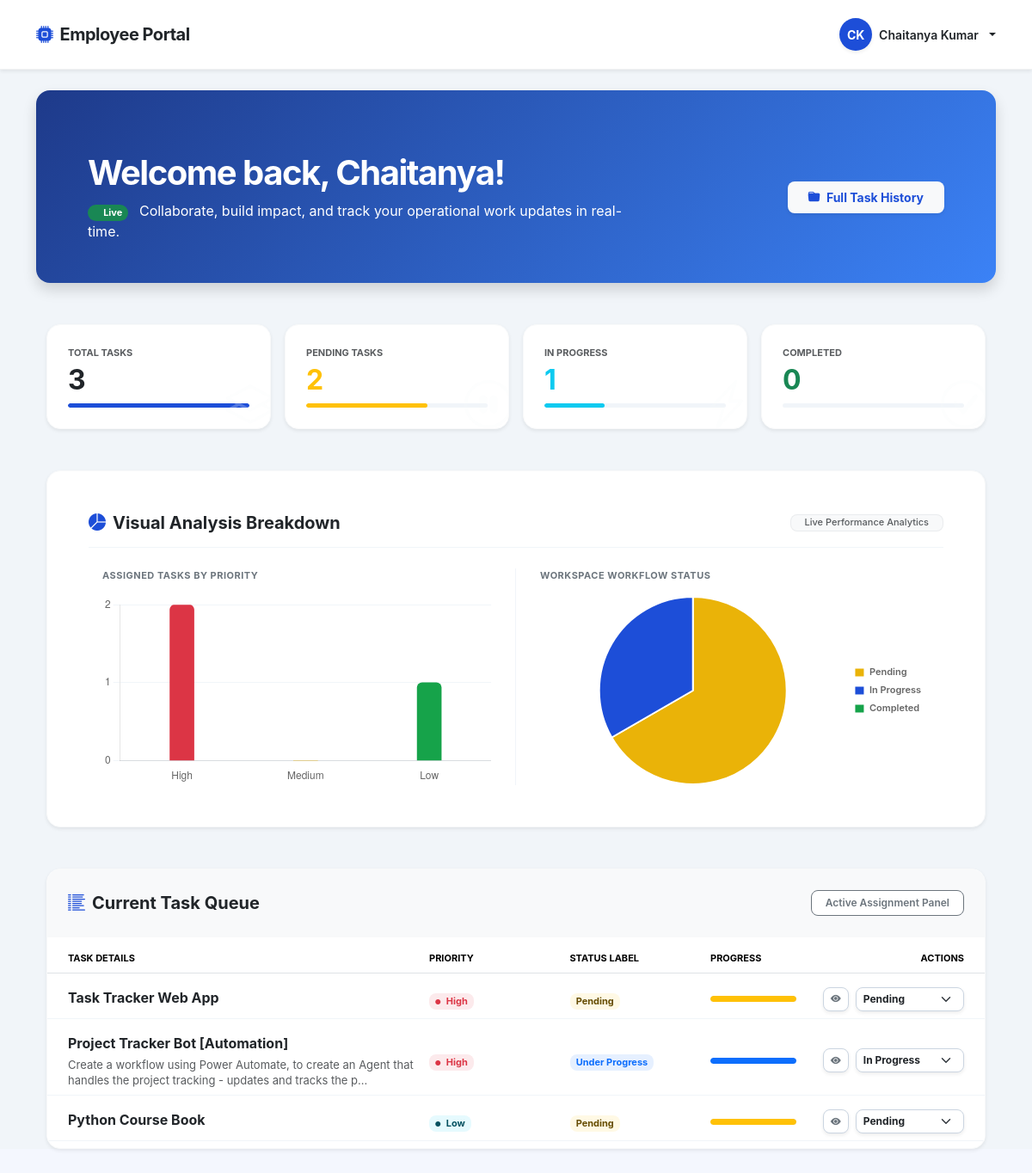
Before: /dashboard/ (signed in) with the older database file.
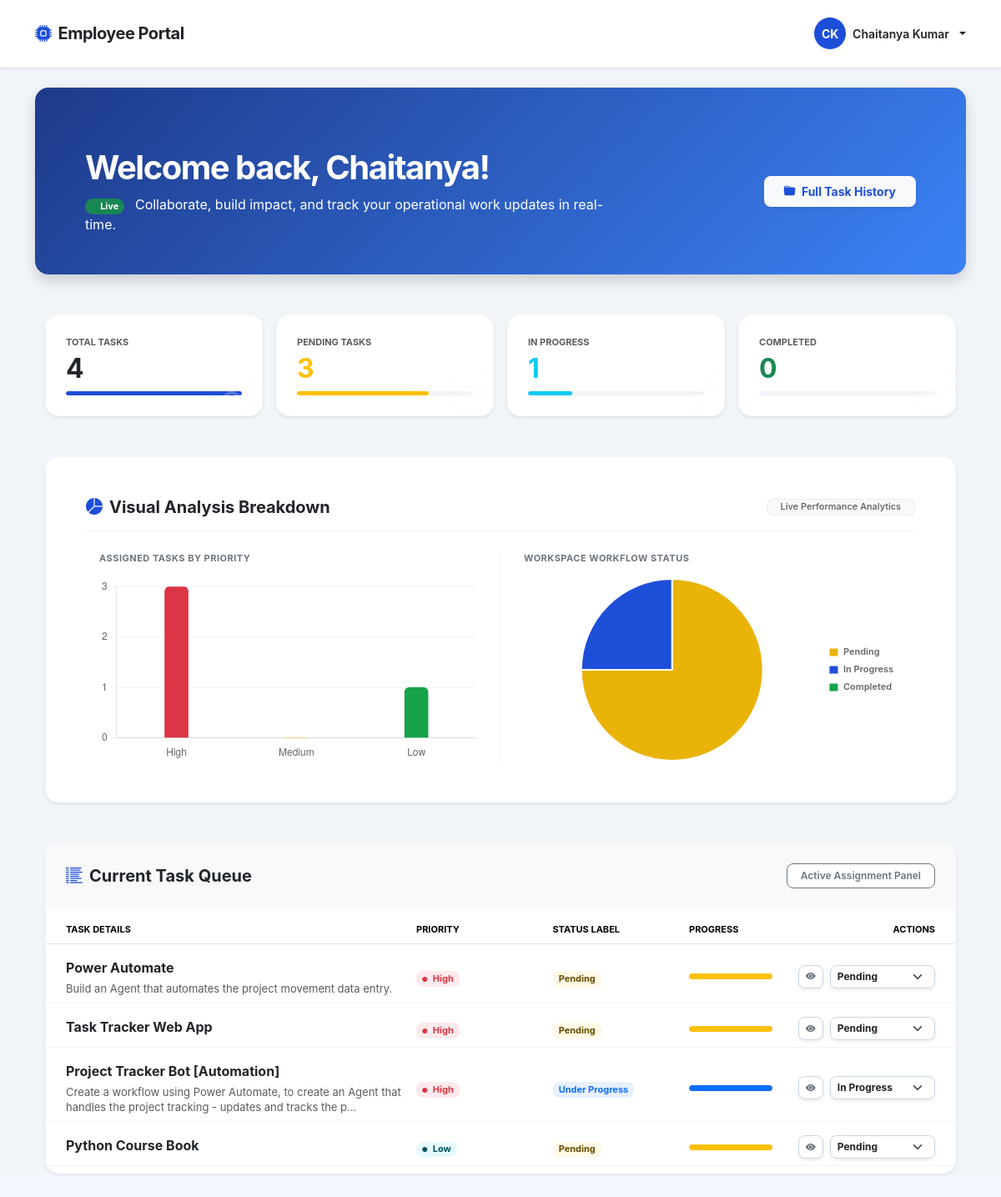
After: the same page with the newer database file.
### tracker_app/models.py (models this page shows, shortened)
class Task(models.Model):
    STATUS_CHOICES = [
        ('PENDING', 'Pending'),
        ('PROGRESSING', 'Under Progress'),
        ('COMPLETED', 'Completed'),
    ]
    PRIORITY_CHOICES = [
        ('1_HIGH', 'High'),
        ('2_MEDIUM', 'Medium'),
        ('3_LOW', 'Low'),
    ]
    title = models.CharField(max_length=255)
    description = models.TextField(blank=True, null=True)
    assigned_to = models.ForeignKey(User, on_delete=models.CASCADE, related_name='tasks')
    status = models.CharField(max_length=20, choices=STATUS_CHOICES, default='PENDING')
    priority = models.CharField(max_length=20, choices=PRIORITY_CHOICES, default='3_LOW')
    created_at = models.DateTimeField(auto_now_add=True)
    updated_at = models.DateTimeField(auto_now=True)
    class Meta:
        ordering = ['priority', '-created_at']

### tracker_app/views.py (the view)
# urls.py: path('dashboard/', views.employee_dashboard, name='employee_dashboard'),
def employee_dashboard(request):
    if not request.user.is_authenticated or request.user.is_staff:
        return redirect('employee_login')
    active_tasks = Task.objects.filter(assigned_to=request.user).exclude(status='COMPLETED')
    absolute_history = Task.objects.filter(assigned_to=request.user)
    pending_count = absolute_history.filter(status='PENDING').count()
    progress_count = absolute_history.filter(status='PROGRESSING').count()
    completed_count = absolute_history.filter(status='COMPLETED').count()
    context = {
        'tasks': active_tasks,
        'absolute_history': absolute_history,
        'stats': {
            'pending': pending_count,
            'progressing': progress_count,
            'completed': completed_count,
        }
    }
    return render(request, 'employee/dashboard.html', context)

### tracker_app/templates/employee/dashboard.html (shortened to what this page needs)
{% extends 'base.html' %}
{% block layout_container %}
<div class="container-fluid p-0 min-vh-100" style="background-color: #f1f5f9; font-family: 'Inter', sans-serif;">
    <nav class="navbar navbar-expand bg-white border-bottom border-secondary border-opacity-10 shadow-sm px-4 py-3 mb-5">
        <div class="container py-1">
            <span class="navbar-brand fw-bold text-dark d-flex align-items-center gap-2 m-0 fs-5" style="letter-spacing: -0.5px;">
                <i class="bi bi-cpu-fill text-primary animate-pulse" style="color: #1d4ed8 !important;"></i> Employee Portal
            </span>
            <div class="dropdown ms-auto">
                <button class="btn btn-link link-dark text-decoration-none d-flex align-items-center gap-2 p-0 dropdown-toggle border-0" type="button" id="userMenuButton" data-bs-toggle="dropdown" aria-expanded="false">
                    <span id="userAvatarNode" class="text-white fw-bold small rounded-circle d-flex align-items-center justify-content-center shadow-sm" style="width: 38px; height: 38px;"></span>
                    <span class="fw-semibold small text-dark d-none d-sm-inline">{{ request.user.first_name }} {{ request.user.last_name }}</span>
                </button>
            </div>
        </div>
    </nav>
    <div class="container px-3 px-md-4">
        <div class="row align-items-center g-4 mb-5 p-4 p-md-5 rounded-4 text-white shadow" style="background: linear-gradient(135deg, #1e3a8a 0%, #3b82f6 100%);">
            <div class="col-md-8 text-center text-md-start">
                <h1 class="display-6 fw-bold mb-2" style="letter-spacing: -1.5px; line-height: 1.2;">Welcome back, {{ request.user.first_name }}!</h1>
                <p class="fs-6 fw-normal opacity-90 mb-0">
                    <span class="badge bg-success rounded-pill px-2.5 py-1 me-2 small fw-bold" style="font-size: 11px;">Live</span>
                    Collaborate, build impact, and track your operational work updates in real-time.
                </p>
            </div>
            <div class="col-md-4 text-center text-md-end">
                <button class="btn btn-light btn-lg shadow-sm fw-bold px-4 py-2.5 rounded-3 border-0 transition-all text-primary" data-bs-toggle="modal" data-bs-target="#allTasksModal" style="font-size: 14px; color: #1d4ed8 !important;">
                    <i class="bi bi-folder-fill me-1"></i> Full Task History
                </button>
            </div>
        </div>
        <div class="row g-3 mb-5">
            <div class="col-6 col-lg-3">
                <div class="bg-white p-4 rounded-4 shadow-sm border position-relative overflow-hidden h-100 animate-fade-in border-light">
                    <span class="text-muted small d-block mb-1 fw-bold text-uppercase tracking-wider" style="font-size: 11px;">Total Tasks</span>
                    <h2 class="fw-bold mb-1 text-dark" id="metric-total" style="letter-spacing: -0.5px;">{{ absolute_history.count }}</h2>
                    <div class="progress rounded-pill mt-2" style="height: 5px; background-color: #f1f5f9;">
                        <div class="progress-bar rounded-pill" style="width: 100%; background-color: #1d4ed8;"></div>
                    </div>
                    <i class="bi bi-layers position-absolute text-light opacity-25" style="font-size: 3.5rem; right: -5px; bottom: -15px; pointer-events: none;"></i>
                </div>
            </div>
            <div class="col-6 col-lg-3">
                <div class="bg-white p-4 rounded-4 shadow-sm border position-relative overflow-hidden h-100 animate-fade-in border-light">
                    <span class="text-muted small d-block mb-1 fw-bold text-uppercase tracking-wider" style="font-size: 11px;">Pending Tasks</span>
                    <h2 class="fw-bold mb-1 text-warning" id="metric-pending" style="letter-spacing: -0.5px;">{{ stats.pending }}</h2>
                    <div class="progress rounded-pill mt-2" style="height: 5px; background-color: #f1f5f9;">
                        <div class="progress-bar bg-warning rounded-pill" style="width: calc(({{ stats.pending }} / {{ absolute_history.count|default:1 }}) * 100%)"></div>
                    </div>
                    <i class="bi bi-pause-circle position-absolute text-light opacity-25" style="font-size: 3.5rem; right: -5px; bottom: -15px; pointer-events: none;"></i>
                </div>
            </div>
            <div class="col-6 col-lg-3">
                <div class="bg-white p-4 rounded-4 shadow-sm border position-relative overflow-hidden h-100 animate-fade-in border-light">
                    <span class="text-muted small d-block mb-1 fw-bold text-uppercase tracking-wider" style="font-size: 11px;">In Progress</span>
                    <h2 class="fw-bold mb-1 text-info" id="metric-progressing" style="letter-spacing: -0.5px;">{{ stats.progressing }}</h2>
                    <div class="progress rounded-pill mt-2" style="height: 5px; background-color: #f1f5f9;">
                        <div class="progress-bar bg-info rounded-pill" style="width: calc(({{ stats.progressing }} / {{ absolute_history.count|default:1 }}) * 100%)"></div>
                    </div>
                    <i class="bi bi-lightning-charge position-absolute text-light opacity-25" style="font-size: 3.5rem; right: -5px; bottom: -15px; pointer-events: none;"></i>
                </div>
            </div>
            <div class="col-6 col-lg-3">
                <div class="bg-white p-4 rounded-4 shadow-sm border position-relative overflow-hidden h-100 animate-fade-in border-light">
                    <span class="text-muted small d-block mb-1 fw-bold text-uppercase tracking-wider" style="font-size: 11px;">Completed</span>
                    <h2 class="fw-bold mb-1 text-success" id="metric-completed" style="letter-spacing: -0.5px;">{{ stats.completed }}</h2>
                    <div class="progress rounded-pill mt-2" style="height: 5px; background-color: #f1f5f9;">
                    </div>
                    <i class="bi bi-check-circle position-absolute text-light opacity-25" style="font-size: 3.5rem; right: -5px; bottom: -15px; pointer-events: none;"></i>
                </div>
            </div>
        </div>
        <div class="bg-white p-4 p-md-5 rounded-4 shadow-sm border mb-5 animate-fade-in border-light">
            <div class="d-flex align-items-center justify-content-between mb-4 border-bottom pb-3" style="border-color: #f1f5f9 !important;">
                <h5 class="fw-bold text-dark mb-0 tracking-tight">
                    <i class="bi bi-pie-chart-fill me-2" style="color: #1d4ed8;"></i>Visual Analysis Breakdown
                </h5>
                <span class="badge bg-light text-muted border border-secondary border-opacity-10 px-3 py-1.5 rounded-3 fw-medium" style="font-size: 11px;">Live Performance Analytics</span>
            </div>
            <div class="row g-4 justify-content-center">
                <div class="col-12 col-md-6 border-end-md" style="border-color: #f1f5f9 !important;">
                    <div class="px-md-3">
                        <span class="text-secondary small d-block mb-3 fw-bold text-uppercase tracking-wider" style="font-size: 11px; letter-spacing: 0.5px;">Assigned Tasks by Priority</span>
                        <div class="d-flex justify-content-center align-items-center position-relative" style="height: 220px;">
                            <canvas id="taskPriorityBarChart"></canvas>
                        </div>
                    </div>
                </div>
                <div class="col-12 col-md-6">
                    <div class="px-md-3">
                        <span class="text-secondary small d-block mb-3 fw-bold text-uppercase tracking-wider" style="font-size: 11px; letter-spacing: 0.5px;">Workspace Workflow Status</span>
                        <div class="d-flex justify-content-center align-items-center position-relative" style="height: 220px;">
                            <canvas id="taskStatusPieChart"></canvas>
                        </div>
                    </div>
                </div>
            </div>
        </div>
        <div class="bg-white border shadow-sm rounded-4 mb-5 animate-fade-in border-light overflow-hidden">
            <div class="d-flex justify-content-between align-items-center p-4 bg-light border-bottom border-light">
                <h5 class="fw-bold text-dark mb-0 tracking-tight">
                    <i class="bi bi-list-columns-reverse me-2" style="color: #1d4ed8 !important;"></i>Current Task Queue
                </h5>
                <span class="badge bg-white text-secondary border border-secondary border-opacity-20 px-3 py-2 rounded-3 fw-semibold small">Active Assignment Panel</span>
            </div>
            <div class="table-responsive">
                <table class="table align-middle mb-0" id="activeTasksTable" style="border-collapse: separate; border-spacing: 0 8px;">
                    <thead>
                        <tr class="text-secondary small text-uppercase fw-bold tracking-wider" style="font-size: 11px; background-color: #f8fafc;">
                            <th class="ps-4 py-3.5" style="width: 40%;">Task Details</th>
                            <th class="py-3.5" style="width: 15%;">Priority</th>
                            <th class="py-3.5" style="width: 15%;">Status Label</th>
                            <th class="py-3.5" style="width: 12%;">Progress</th>
                            <th class="text-end pe-4 py-3.5" style="width: 18%;">Actions</th>
                        </tr>
                    </thead>
                    <tbody id="activeTaskTableBody" class="bg-white">
                        {% if tasks %}
                            {% for task in tasks %}
                            <tr class="id-task-wrapper-node transition-table-row border-bottom" id="task-card-{{ task.id }}" style="border-color: #f1f5f9 !important;">
                                <td class="ps-4 py-3.5">
                                    <div class="d-flex flex-column text-wrap">
                                        <span class="fw-bold text-dark mb-1 fs-6 tracking-tight">{{ task.title }}</span>
                                        <small class="text-muted text-wrap description-box-style" style="font-size: 13px; max-width: 440px; line-height: 1.4;">{{ task.description|truncatechars:120 }}</small>
                                    </div>
                                </td>
                                <td class="py-3.5">
                                    <span class="badge {% if task.priority == '1_HIGH' %}bg-danger bg-opacity-10 text-danger{% elif task.priority == '2_MEDIUM' %}bg-warning bg-opacity-10 text-warning-emphasis{% else %}bg-info bg-opacity-10 text-info-emphasis{% endif %} px-2.5 py-1.5 fw-bold rounded-3" style="font-size: 11px;">
                                        <i class="bi bi-circle-fill me-1" style="font-size: 6px; vertical-align: middle;"></i> {{ task.get_priority_display }}
                                    </span>
                                </td>
                                <td class="py-3.5">
                                    <span class="badge {% if task.status == 'PROGRESSING' %}bg-primary bg-opacity-10 text-primary animate-pulse{% else %}bg-warning bg-opacity-10 text-warning-emphasis{% endif %} px-2.5 py-1.5 fw-bold rounded-3 transition-status-badge" id="status-badge-{{ task.id }}" style="font-size: 11px;">
                                        {{ task.get_status_display }}
                                    </span>
                                </td>
                                <td class="py-3.5">
                                    <div style="max-width: 100px;">
                                        <div class="progress rounded-pill animate-fade-in" style="height: 7px; background-color: #e2e8f0;">
                                            <div id="status-bar-{{ task.id }}" class="progress-bar rounded-pill transition-bar-color w-100 {% if task.status == 'PROGRESSING' %}bg-primary{% else %}bg-warning{% endif %}" style="transition: background-color 0.4s ease;"></div>
                                        </div>
                                    </div>
                                </td>
                                <td class="text-end pe-4 py-3.5">
                                    <div class="d-flex gap-2 justify-content-end align-items-center">
                                        <button type="button" class="btn btn-light btn-sm border bg-white text-secondary rounded-3 px-2.5 py-1.5 fw-semibold shadow-sm action-btn-hover" style="border-color: #cbd5e1 !important; font-size: 12px;"
                                                data-bs-toggle="modal"
                                                data-bs-target="#viewTaskDetailsModal"
                                                data-bs-title="{{ task.title }}"
                                                data-bs-desc="{{ task.description }}"
                                                data-bs-priority="{{ task.get_priority_display }}"
                                                data-bs-status="{{ task.get_status_display }}">
                                            <i class="bi bi-eye-fill"></i>
                                        </button>
                                        <select class="form-select form-select-sm border bg-white rounded-3 shadow-sm py-1.5 ps-2 pe-4 text-dark fw-bold" style="border-color: #cbd5e1 !important; font-size: 12px; max-width: 130px;" onchange="updateTaskStatus('{{ task.id }}', this.value)">
                                            <option value="PENDING" {% if task.status == 'PENDING' %}selected{% endif %}>Pending</option>
                                            <option value="PROGRESSING" {% if task.status == 'PROGRESSING' %}selected{% endif %}>In Progress</option>
                                        </select>
                                    </div>
                                </td>
                            </tr>
                            {% endfor %}
                        {% else %}
                            <tr id="emptyActiveTaskFallbackRow">
                                <td colspan="5" class="text-center text-muted py-5 rounded-4 bg-light">🎉 No active tasks assigned right now. Great job!</td>
                            </tr>
                        {% endif %}
                    </tbody>
                </table>
            </div>
        </div>
    </div>
</div>
{% endblock %}

### tracker_app/templates/base.html (shortened to what this page needs)
<!DOCTYPE html>
<html lang="en">
<head>
    <link href="https://cdn.jsdelivr.net/npm/bootstrap@5.3.2/dist/css/bootstrap.min.css" rel="stylesheet">
    <link href="https://cdn.jsdelivr.net/npm/bootstrap-icons@1.11.2/font/bootstrap-icons.css" rel="stylesheet">
</head>
<body>
    {% block layout_container %}{% endblock %}
</body>
</html>

Changed rows visible on the page:
added Task: title "Power Automate", description "Build an Agent that automates the project movement data entry.", priority "High", status "Pending", status+id "Pending"
Other visible differences:
{{ absolute_history.count }}: "3" → "4"
{{ stats.pending }}: "2" → "3"
chart data {{ stats.pending }}: 2 → 3
